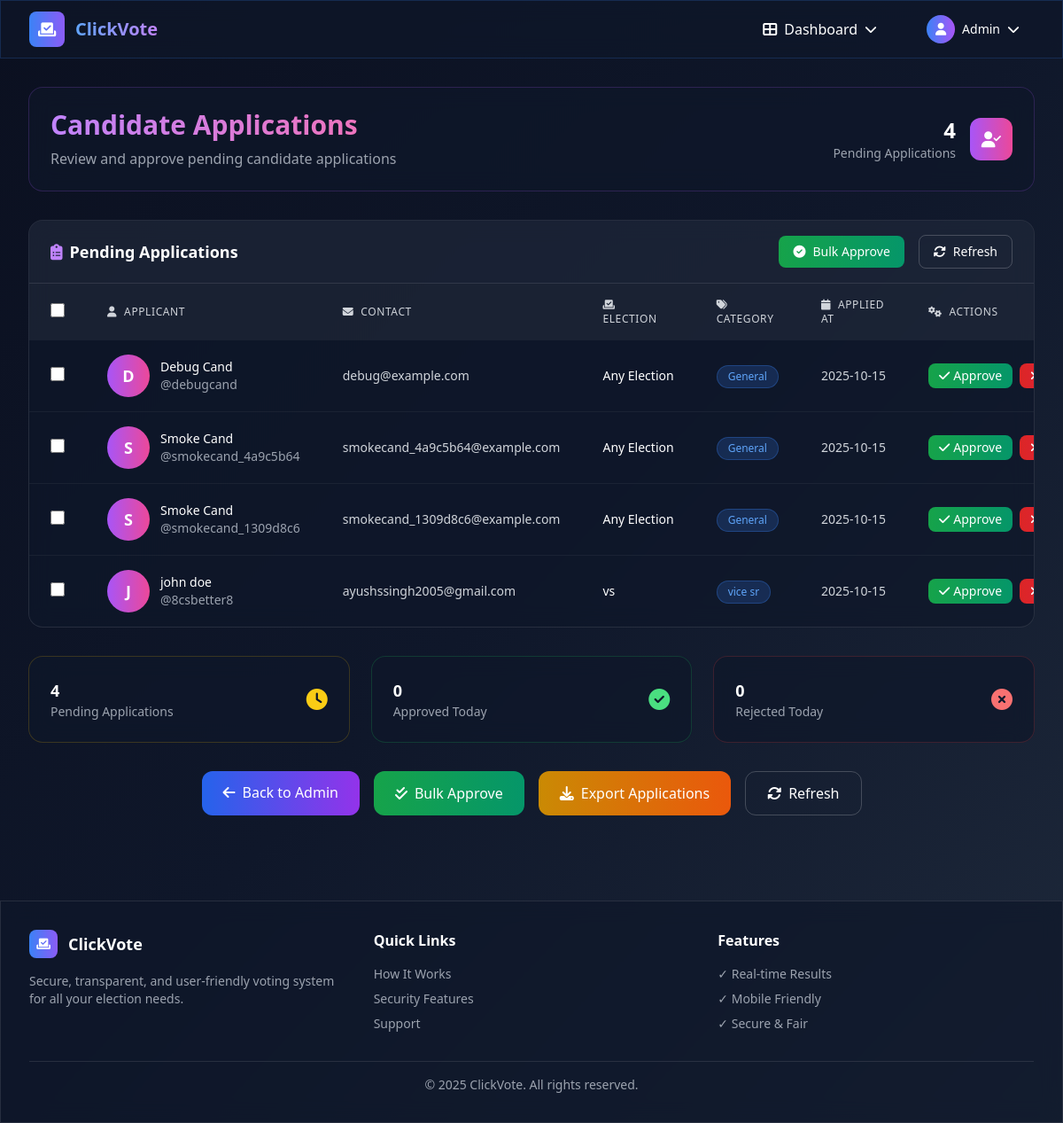
The app's page /admin/candidate_applications (signed in), older data.
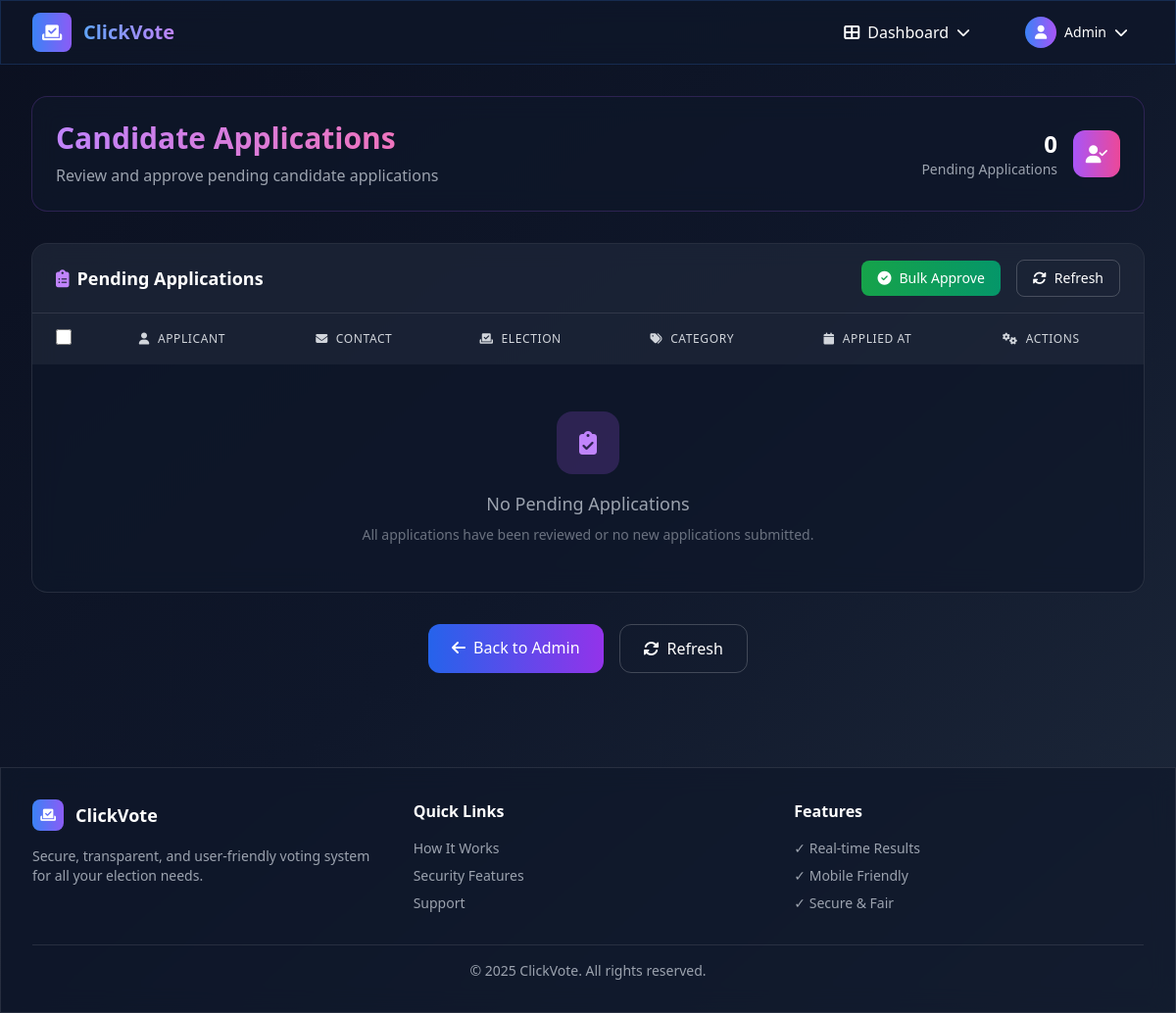
The same page, newer data.
### tables this page shows
CREATE TABLE candidate_applications (
                id INTEGER PRIMARY KEY AUTOINCREMENT,
                user_id INTEGER NOT NULL,
                election_id INTEGER NOT NULL,
                name TEXT NOT NULL,
                category TEXT DEFAULT 'General',
                photo TEXT,
                status TEXT DEFAULT 'pending',
                applied_at TIMESTAMP DEFAULT CURRENT_TIMESTAMP,
                reviewed_at TIMESTAMP,
                reviewed_by INTEGER,
                FOREIGN KEY (user_id) REFERENCES users (id),
                FOREIGN KEY (election_id) REFERENCES elections (id),
                FOREIGN KEY (reviewed_by) REFERENCES users (id)
            );

CREATE TABLE users (
                id INTEGER PRIMARY KEY AUTOINCREMENT,
                name TEXT NOT NULL,
                email TEXT UNIQUE,
                username TEXT UNIQUE NOT NULL,
                password TEXT NOT NULL,
                role TEXT NOT NULL DEFAULT 'voter',
                id_number TEXT,
                created_at TIMESTAMP DEFAULT CURRENT_TIMESTAMP
            );

CREATE TABLE elections (
                id INTEGER PRIMARY KEY AUTOINCREMENT,
                title TEXT,
                category TEXT,
                start_time TEXT NOT NULL,
                end_time TEXT NOT NULL,
                created_by INTEGER,
                candidate_limit INTEGER DEFAULT 10,
                status TEXT DEFAULT 'active',
                cancelled_at TEXT,
                cancelled_by INTEGER,
                created_at TIMESTAMP DEFAULT CURRENT_TIMESTAMP,
                FOREIGN KEY (created_by) REFERENCES users (id)
            );

### app.py (the view)
@app.route('/admin/candidate_applications')
@login_required(role='admin')
def admin_candidate_applications():
    rows = query("SELECT a.*, u.username, u.email, e.title AS election_title FROM candidate_applications a JOIN users u ON u.id=a.user_id LEFT JOIN elections e ON e.id=a.election_id WHERE a.status='pending' ORDER BY a.applied_at ASC")
    return render_template('admin_candidate_applications.html', apps=rows)

### app.py (called while the page is built)
def get_db():
    conn = sqlite3.connect('voting.db', timeout=30)
    conn.row_factory = sqlite3.Row
    return conn

def exec_sql(sql, args=(), fetch=False, one=False):
    db = get_db()
    cur = db.execute(sql, args)
    if fetch:
        rows = cur.fetchall()
        cur.close()
        return rows[0] if one and rows else rows
    else:
        db.commit()
        last = cur.lastrowid
        cur.close()
        return last

def query(sql, args=(), one=False):
    return exec_sql(sql, args, fetch=True, one=one)

def login_required(role=None):
    def deco(f):
        @wraps(f)
        def wrap(*args, **kwargs):
            if "user_id" not in session:
                flash("Please login first.", "warn")
                return redirect(url_for("login"))
            if role and session.get("role") != role:
                flash("Not authorized.", "error")
                return redirect(url_for("index"))
            return f(*args, **kwargs)
        return wrap
    return deco

### templates/admin_candidate_applications.html (shortened to what the changed rows need)
{% extends "base.html" %}
{% block content %}
<div class="max-w-6xl mx-auto">
  <div class="mb-8">
    <div class="glass-effect rounded-2xl p-6 border border-purple-500/20">
      <div class="flex items-center justify-between">
        <div>
          <h1 class="text-3xl font-bold bg-gradient-to-r from-purple-400 to-pink-400 bg-clip-text text-transparent mb-2">
          </h1>
        </div>
        <div class="flex items-center space-x-4">
          <div class="text-right">
            <div class="text-2xl font-bold text-white">{{ apps|length }}</div>
            <div class="text-sm text-gray-400">Pending Applications</div>
          </div>
        </div>
      </div>
    </div>
  </div>
  <div class="glass-effect rounded-2xl border border-white/10 overflow-hidden">
    <div class="overflow-x-auto">
      <table class="w-full">
        <thead class="bg-white/5">
          <tr>
            <th class="px-6 py-4 text-left text-xs font-medium text-gray-300 uppercase tracking-wider">
              <input type="checkbox" id="selectAll" class="w-4 h-4 rounded border-white/20 bg-white/5">
            </th>
            <th class="px-6 py-4 text-left text-xs font-medium text-gray-300 uppercase tracking-wider">
              <i class="fas fa-user mr-2"></i>Applicant
            </th>
            <th class="px-6 py-4 text-left text-xs font-medium text-gray-300 uppercase tracking-wider">
              <i class="fas fa-envelope mr-2"></i>Contact
            </th>
            <th class="px-6 py-4 text-left text-xs font-medium text-gray-300 uppercase tracking-wider">
              <i class="fas fa-vote-yea mr-2"></i>Election
            </th>
            <th class="px-6 py-4 text-left text-xs font-medium text-gray-300 uppercase tracking-wider">
              <i class="fas fa-tags mr-2"></i>Category
            </th>
            <th class="px-6 py-4 text-left text-xs font-medium text-gray-300 uppercase tracking-wider">
              <i class="fas fa-calendar mr-2"></i>Applied At
            </th>
            <th class="px-6 py-4 text-left text-xs font-medium text-gray-300 uppercase tracking-wider">
              <i class="fas fa-cogs mr-2"></i>Actions
            </th>
          </tr>
        </thead>
        <tbody class="divide-y divide-white/5">
          {% for a in apps %}
          <tr class="hover:bg-white/5 transition-colors duration-200">
            <td class="px-6 py-4 whitespace-nowrap">
              <input type="checkbox" class="app-checkbox w-4 h-4 rounded border-white/20 bg-white/5" value="{{ a.id }}">
            </td>
            <td class="px-6 py-4 whitespace-nowrap">
              <div class="flex items-center space-x-3">
                <div class="w-12 h-12 bg-gradient-to-r from-purple-500 to-pink-500 rounded-full flex items-center justify-center text-white font-bold text-lg">
                  {{ a.name[0].upper() }}
                </div>
                <div>
                  <div class="text-sm font-medium text-white">{{ a.name }}</div>
                  <div class="text-sm text-gray-400">@{{ a.username }}</div>
                </div>
              </div>
            </td>
            <td class="px-6 py-4 whitespace-nowrap">
              <div class="text-sm text-gray-300">{{ a.email or '—' }}</div>
            </td>
            <td class="px-6 py-4 whitespace-nowrap">
              <div class="text-sm text-white font-medium">{{ a.election_title or 'Any Election' }}</div>
            </td>
            <td class="px-6 py-4 whitespace-nowrap">
              <span class="inline-flex items-center px-3 py-1 rounded-full text-xs font-medium bg-blue-500/20 text-blue-400 border border-blue-500/30">
                {{ a.category }}
              </span>
            </td>
            <td class="px-6 py-4 whitespace-nowrap">
              <div class="text-sm text-gray-300">{{ a.applied_at[:10] if a.applied_at else '—' }}</div>
            </td>
            <td class="px-6 py-4 whitespace-nowrap text-sm font-medium">
              <div class="flex items-center space-x-2">
                <form method="post" action="{{ url_for('admin_approve_candidate') }}" style="display:inline" onsubmit="return confirmApprove('{{ a.name }}')">
                  <button
                    type="submit"
                    class="px-3 py-1 bg-gradient-to-r from-green-600 to-emerald-600 hover:from-green-700 hover:to-emerald-700 rounded-lg text-white transition-all duration-300 transform hover:scale-105"
                  >
                    <i class="fas fa-check mr-1"></i>Approve
                  </button>
                </form>
                <form method="post" action="{{ url_for('admin_reject_candidate') }}" style="display:inline" onsubmit="return confirmReject('{{ a.name }}')">
                  <button
                    type="submit"
                    class="px-3 py-1 bg-gradient-to-r from-red-600 to-rose-600 hover:from-red-700 hover:to-rose-700 rounded-lg text-white transition-all duration-300 transform hover:scale-105"
                  >
                    <i class="fas fa-times mr-1"></i>Reject
                  </button>
                </form>
              </div>
            </td>
          </tr>
          {% else %}
          <tr>
            <td colspan="7" class="px-6 py-12 text-center">
              <div class="flex flex-col items-center">
                <div class="w-16 h-16 bg-purple-500/20 rounded-2xl flex items-center justify-center mb-4">
                  <i class="fas fa-clipboard-check text-purple-400 text-2xl"></i>
                </div>
                <h3 class="text-lg font-medium text-gray-400 mb-2">No Pending Applications</h3>
                <p class="text-gray-500 text-sm">All applications have been reviewed or no new applications submitted.</p>
              </div>
            </td>
          </tr>
          {% endfor %}
        </tbody>
      </table>
    </div>
  </div>
  {% if apps %}
  <div class="grid md:grid-cols-3 gap-6 mt-8">
    <div class="glass-effect rounded-2xl p-6 border border-yellow-500/20">
      <div class="flex items-center justify-between">
        <div>
          <h4 class="text-lg font-bold text-white">{{ apps|length }}</h4>
          <p class="text-gray-400 text-sm">Pending Applications</p>
        </div>
        <i class="fas fa-clock text-yellow-400 text-2xl"></i>
      </div>
    </div>
    <div class="glass-effect rounded-2xl p-6 border border-green-500/20">
      <div class="flex items-center justify-between">
        <div>
          <h4 class="text-lg font-bold text-white">{{ approved_count or 0 }}</h4>
          <p class="text-gray-400 text-sm">Approved Today</p>
        </div>
        <i class="fas fa-check-circle text-green-400 text-2xl"></i>
      </div>
    </div>
    <div class="glass-effect rounded-2xl p-6 border border-red-500/20">
      <div class="flex items-center justify-between">
        <div>
          <h4 class="text-lg font-bold text-white">{{ rejected_count or 0 }}</h4>
          <p class="text-gray-400 text-sm">Rejected Today</p>
        </div>
        <i class="fas fa-times-circle text-red-400 text-2xl"></i>
      </div>
    </div>
  </div>
  {% endif %}
  <div class="mt-8 flex flex-wrap gap-4 justify-center">
    <a href="{{ url_for('admin') }}" class="px-6 py-3 bg-gradient-to-r from-blue-600 to-purple-600 hover:from-blue-700 hover:to-purple-700 rounded-xl font-medium transition-all duration-300 transform hover:scale-105">
      <i class="fas fa-arrow-left mr-2"></i>Back to Admin
    </a>
    {% if apps %}
    <button onclick="bulkApprove()" class="px-6 py-3 bg-gradient-to-r from-green-600 to-emerald-600 hover:from-green-700 hover:to-emerald-700 rounded-xl font-medium transition-all duration-300 transform hover:scale-105">
      <i class="fas fa-check-double mr-2"></i>Bulk Approve
    </button>
    <button onclick="exportApplications()" class="px-6 py-3 bg-gradient-to-r from-yellow-600 to-orange-600 hover:from-yellow-700 hover:to-orange-700 rounded-xl font-medium transition-all duration-300 transform hover:scale-105">
      <i class="fas fa-download mr-2"></i>Export Applications
    </button>
    {% endif %}
    <button onclick="refreshApplications()" class="px-6 py-3 border border-white/20 hover:bg-white/10 rounded-xl font-medium transition-all duration-300 transform hover:scale-105">
      <i class="fas fa-sync-alt mr-2"></i>Refresh
    </button>
  </div>
</div>
{% endblock %}

Row changes from the older to the newer data that the page shows:
no longer on this page (row edited): candidate_applications: name "D", name "Debug Cand", username "debugcand", email "debug@example.com", election_title "Any Election", category "General", applied_at "2025-10-15"
removed candidate_applications: name "S", name "Smoke Cand", username "smokecand_4a9c5b64", email "smokecand_4a9c5b64@example.com", election_title "Any Election", category "General", applied_at "2025-10-15"
removed candidate_applications: name "S", name "Smoke Cand", username "smokecand_1309d8c6", email "smokecand_1309d8c6@example.com", election_title "Any Election", category "General", applied_at "2025-10-15"
removed candidate_applications: name "J", name "john doe", username "8csbetter8", email "ayushssingh2005@gmail.com", title "vs", category "vice sr", applied_at "2025-10-15"
Text that changed along with them:
{{ apps|length }}: "4" → "0"
{{ apps|length }}: "4" → (not shown)
{{ approved_count or 0 }}: "0" → (not shown)
{{ rejected_count or 0 }}: "0" → (not shown)
text no longer shown: "Pending Applications Approved Today Rejected Today Bulk Approve Export Applications"
text now shown: "No Pending Applications All applications have been reviewed or no new applications submitted."
